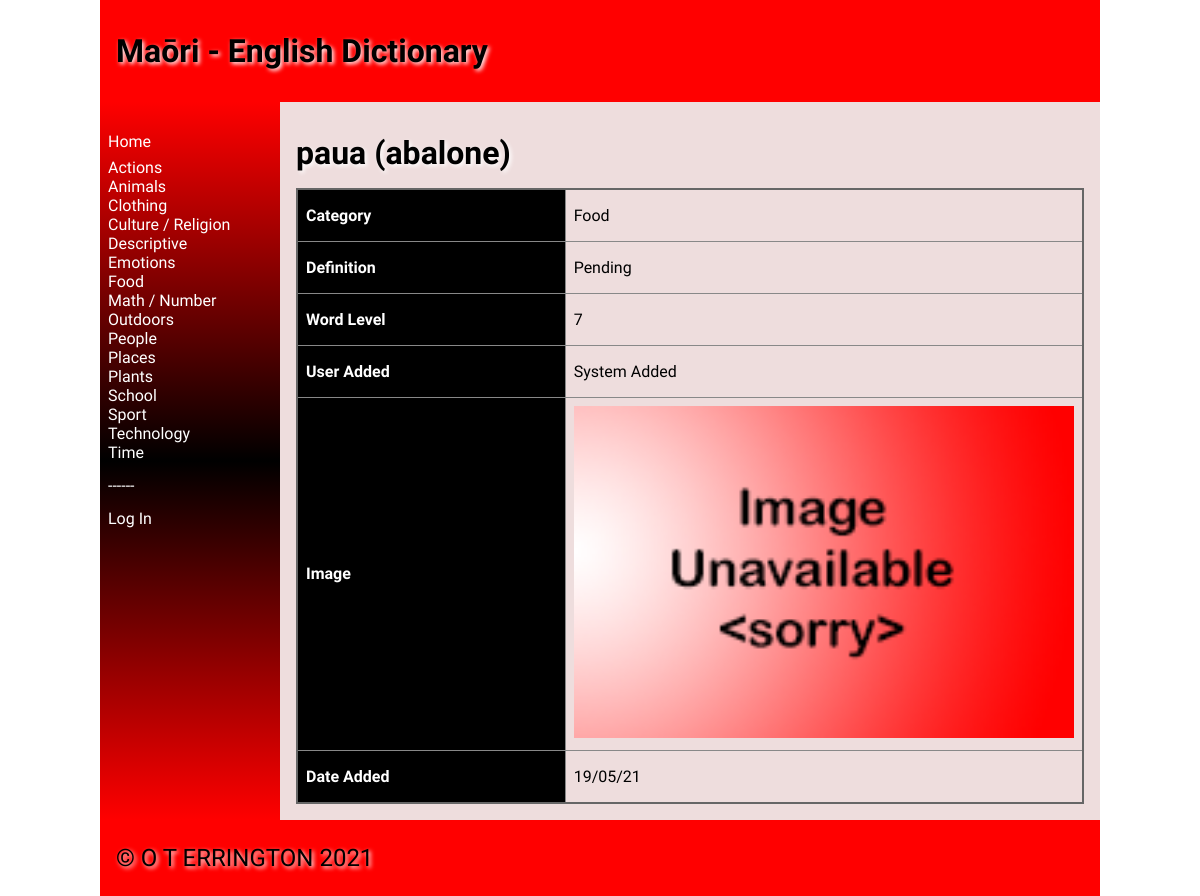
The page /word/1 on the database as committed earlier.
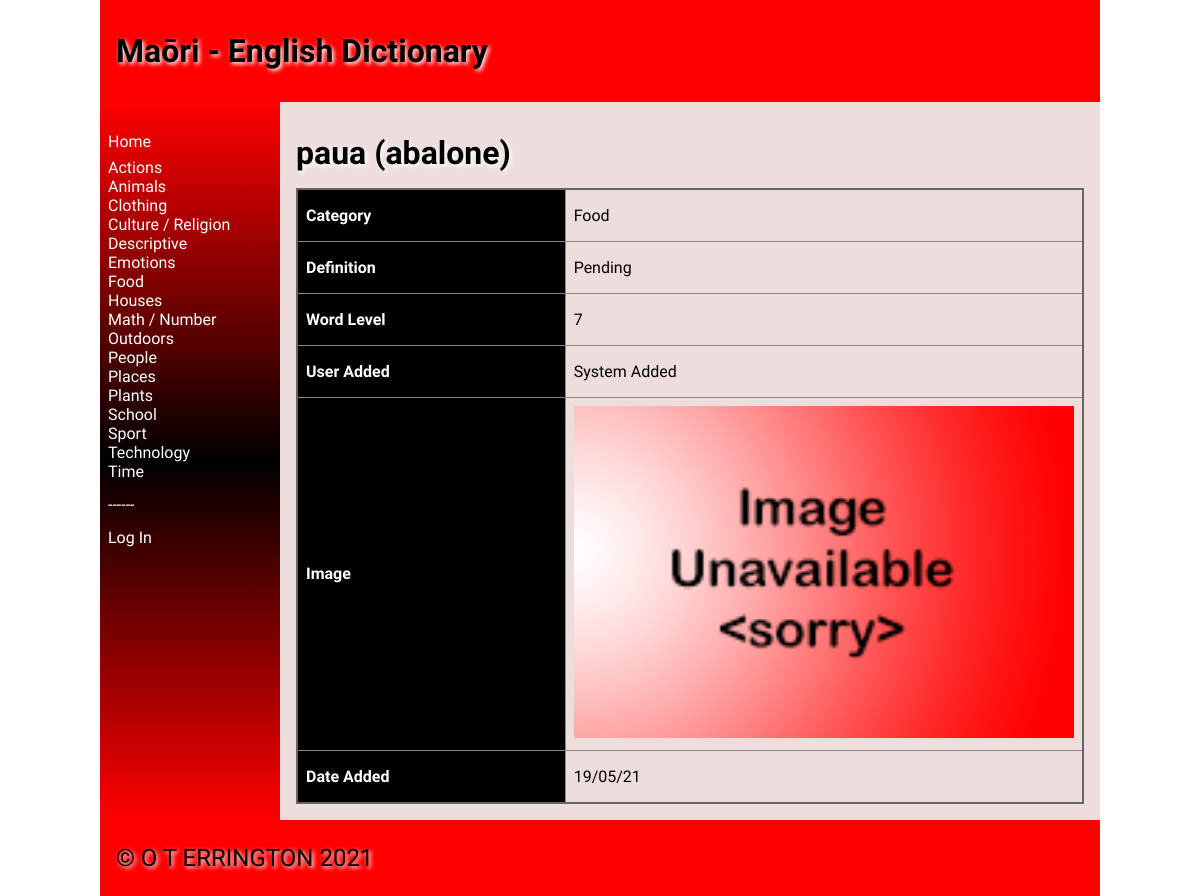
The same page on the database as committed later.
### tables this page shows
CREATE TABLE "categories"
(
	cat_id integer
		constraint Category_pk
			primary key autoincrement,
	category varchar(20)
);

CREATE TABLE "words"
(
	word_id integer
		constraint words_pk
			primary key autoincrement,
	maori varchar(20),
	english varchar(20),
	cat_id integer,
	definition varchar(100),
	word_level integer,
	user_id integer,
	image varchar(50),
	date_added varchar(10)
);

CREATE TABLE users
(
	user_id integer
		constraint users_pk
			primary key autoincrement,
	fname varchar(20),
	lname varchar(30),
	email varchar(50),
	password varchar(30)
);

### app.py (the view)
@app.route('/word/<word_id>', methods=["GET", "POST"])
def render_word(word_id):
    if request.method == "POST" and is_logged_in():
        email = request.form['email']  # gets input from form
        if email != session['email']:  # data validation
            return redirect("?error=Email+is+incorrect.")
        else:  # if email is correct then delete word
            return redirect('/confirmdeleteword/{}'.format(word_id))
    con = create_connection(DB_NAME)
    query = "SELECT word_id, maori, english, cat_id, definition, word_level, user_id, image, date_added" \
            " FROM words WHERE word_id=? ORDER BY maori ASC"
    cur = con.cursor()
    cur.execute(query, (word_id,))  # execute query
    word_list = cur.fetchall()  # put results in list
    query = "SELECT cat_id, category " \
            "FROM categories ORDER BY category ASC"
    cur = con.cursor()
    cur.execute(query)  # execute query
    category_list = cur.fetchall()  # put results in list
    query = "SELECT cat_id, category " \
            "FROM categories WHERE cat_id=?"
    cur = con.cursor()
    cur.execute(query, (word_list[0][3],))  # execute query
    cat_name_list = cur.fetchall()  # put results in list
    query = "SELECT user_id, fname, lname " \
            "FROM users WHERE user_id=?"
    cur = con.cursor()
    cur.execute(query, (word_list[0][6],))  # execute query
    user_name_list = cur.fetchall()  # put results in list
    con.close()
    return render_template('word.html', words=word_list, categories=category_list,
                           cat_name_list=cat_name_list, logged_in=is_logged_in(),
                           user_name_list=user_name_list)

### app.py (called while the page is built)
def create_connection(db_file):
    try:
        connection = sqlite3.connect(db_file)
        return connection
    except Error as e:
        print(e)
    return None

def is_logged_in():
    if session.get("email") is None:
        print("not logged in")
        return False
    else:  # if email isn't empty then user must be logged in
        print("logged in")
        return True

### templates/word.html (shortened to what this page needs)
{% extends 'base.html' %}
{% block heading %}Maōri - English Dictionary{% endblock %}
{% block main %}
    <h1>{{ words[0][1] }} ({{ words[0][2] }})</h1>
    <table>
        {%  for word in words %}
            <tr>
                <th>Category</th><td><p>{{ cat_name_list[0][1] }}</p></td>
            </tr>
            <tr>
                <th>Definition</th><td><p>{{ word[4] }}</p></td>
            </tr>
            <tr>
                <th>Word Level</th><td><p>{{ word[5] }}</p></td>
            </tr>
            <tr>
                <th>User Added</th><td><p>{{ user_name_list[0][1] }} {{ user_name_list[0][2] }}</p></td>
            </tr>
            <tr>
                <th>Image</th><td><img alt="word_image" src="/static/images/{{ word[7] }}"></td>
            </tr>
            <tr>
                <th>Date Added</th><td><p>{{ word[8] }}</p></td>
            </tr>
        {%  endfor %}
    </table>
{% endblock %}

### templates/base.html (shortened to what this page needs)
<!doctype html>
<html lang="en">
<head>
	<link href="{{ url_for('static', filename='css/style.css') }}" rel="stylesheet">
</head>
<body>
	<div id="container">
		<header>
			<h1>{% block heading %}{% endblock %}</h1>
		</header>
		<nav>
			<ul>
                <li>
                    <a href="/">
                        Home
                    </a>
                </li>
                <li>
                    {% for category in categories %}
                        <a href="/category/{{ category[0] }}">
                            {{ category[1] }} <br/>
                        </a>
                    {% endfor %}
                </li>
                <li>
                    <p style="color: white">------</p>
                </li>
                <li>
                    {% if logged_in %}
                        <a href="/logout">Log Out</a>
                    {%  else %}
                        <a href="/login">Log In</a>
                    {%  endif %}
                </li>
			</ul>
		</nav>
		<main>
            {% block main%}{% endblock %}
        </main>
		<footer>
			<p>
				&copy; O T ERRINGTON 2021
			</p>
		</footer>
	</div>
</body>
</html>

### static/css/style.css (style rules this page uses)
* { font-family: Comfortaa, sans-serif; margin: 0; padding: 0; box-sizing: border-box; }
#container { display: grid; grid-template-columns: 75px auto; grid-template-areas: 'nav header' 'main main' 'footer footer'; }
header { grid-area: header; background-color: #f00; padding: 1rem; }
nav { grid-area: nav; }
main { grid-area: main; padding: 1rem; background-color: #edd; }
h1, h2, h3, h4 { padding: 1rem 0; font-family: 'Suez One', serif; color: #000; text-shadow: 2px 2px 4px #fff; }
p { padding: 0.5rem 0; }
a { color: #222; text-decoration: none; }
img { width: 100%; }
table { width: 100%; border: 2px solid #666; border-collapse: collapse; }
th, td { border: 1px solid #888; padding: 0.5rem; text-align: left; }
th { background-color: #000; color: #fff; }
footer { grid-area: footer; padding: 1rem; background-color: #f00; }
footer p { color: #000; text-shadow: 2px 2px 4px #fff; font-size: 1.5rem; }
@media only screen and (min-width: 768px) { #container { grid-template-columns: 180px auto; grid-template-areas: 'header header' 'nav main' 'footer footer'; } }
@media only screen and (min-width: 768px) { nav { background: linear-gradient(180deg, rgba(255,0,0,1) 0%, rgba(0, 0, 0, 1) 50%, rgba(255,0,0,1) 100%); padding: 0.5rem; } }
@media only screen and (min-width: 768px) { nav ul { list-style: none; } }
@media only screen and (min-width: 768px) { nav li { padding: 0.2rem 0; } }
@media only screen and (min-width: 768px) { nav a { color: #fff; text-decoration: none; } }
@media only screen and (min-width: 1000px) { #container { width: 1000px; margin: auto; } }

Rows that differ between the two databases and show on the page:
added categories: category "Houses"
